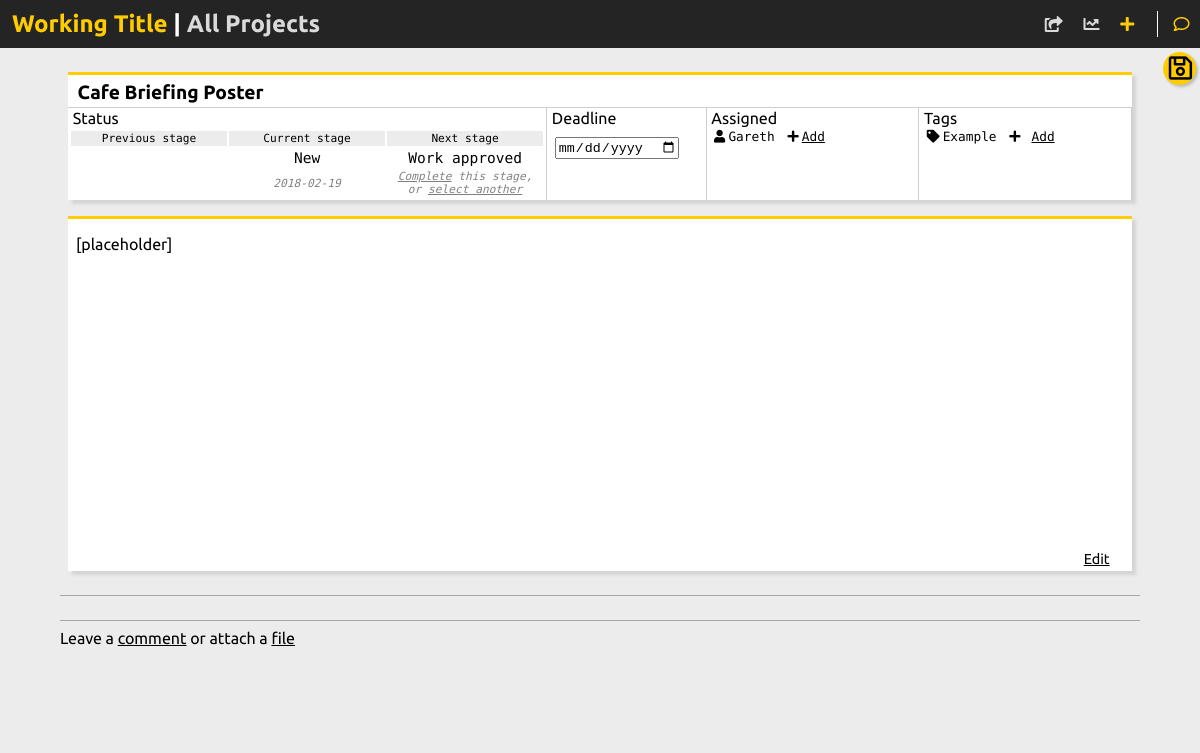
Page /project.php?id=3 on the committed database.
### tables this page shows
CREATE TABLE "projects" (
	`PROJECT_ID`	INTEGER PRIMARY KEY AUTOINCREMENT,
	`PROJECT_NAME`	TEXT,
	`PROJECT_BODY`	TEXT,
	`PROJECT_TYPE`	TEXT,
	`PROJECT_DUE`	TEXT
);

CREATE TABLE "status" (
	`PROJECT_ID`	INTEGER,
	`STATUS_TEXT`	INTEGER,
	`STATUS_DATE`	INTEGER
);

CREATE TABLE `assigned` (
	`PROJECT_ID`	INTEGER,
	`USER_USERNAME`	TEXT
);

CREATE TABLE `tags` (
	`PROJECT_ID`	INTEGER,
	`TAG_TEXT`	TEXT
);

### project.php (the view, shortened to what this page needs)
<html>
    <head>
        <?php include '/modules/head.php'; ?>
    </head>
    <body class="very-light">
        <?php
            include 'modules/database.php';
            $project_id = intval($_GET['id']);
            $project_array = $db->query('SELECT PROJECT_NAME, PROJECT_BODY, PROJECT_TYPE FROM projects WHERE PROJECT_ID=' . $project_id);
            $project_array = $project_array->fetchArray();
            $project_name = $project_array[0];
            $project_type = $project_array[2];
            $status_history = $db->query('SELECT STATUS_TEXT, STATUS_DATE FROM status WHERE PROJECT_ID=' . $project_id . ' ORDER BY STATUS_DATE ASC');
            $status_history_array = array();
            while ( $status = $status_history->fetchArray() ) {
                array_push($status_history_array, $status);
            }
            $status_filter = ($project_type=='PRINT')? 'STATUS" OR FLAG_TYPE="PRINT_STATUS' : 'STATUS';
            $query = 'SELECT FLAG_TEXT FROM flags WHERE FLAG_TYPE="' . $status_filter . '"';
            $available_status =  $db->query($query);
            $available_status_array = array();
            while ( $status = $available_status->fetchArray() ) {
                array_push($available_status_array, $status[0]);
            }
            $current_key = array_search($status_history_array[count($status_history_array)-1][0], $available_status_array);
            $next_status = $available_status_array[$current_key+1];
        ?>
        <?php include "modules/nav.php"; ?>
         <div class="search_menu">
            <div class="search">
                <button id="search_button" class="button accent" onclick="document.getElementById('update_project').submit()"><i class="far fa-save fa-2x" aria-hidden="true"></i></button>
            </div>
        </div>
        <div class="container">
            <div class="tile white" style="width: 100%">
                <div class="accent-border" style="width: 100%; height: 2em; border-bottom: 1px solid #cecece">
                    <h2 style="font-size: 1.2em; line-height: 0.2em; margin-left: 0.5em;">
                        <?php
                            echo $project_name;
                        ?>
                    </h2>
                </div>
                <form id="update_project" method="post" style="margin: 0;">
                    <table class="summary_table" >
                        <tr style="height: 1em;">
                            <td style="width: 45%;">&nbsp;Status</td>
                            <td style="width: 15%;">&nbsp;Deadline
                            </td>
                            <td style="width: 20%;">&nbsp;Assigned</td>
                            <td style="width: 20%;">&nbsp;Tags</td>
                        </tr>
                        <tr>
                            <td>
                                <table class="system" style="text-align: center; font-size: 0.7em; height: 100%; width: 100%;">
                                <tbody>
                                    <tr>
                                    <td class="very-light" style="border-right: 0; width: 33.3%;">Previous stage</td>
                                    <td class="very-light"  style="border-right: 0; width: 33.3%;">Current stage</td>
                                    <td class="very-light"  style="border-right: 0; width: 33.3%;">Next stage</td>
                                    </tr>
                                    <tr>
                                    <td style="border-right: 0; font-size: 1.3em;"><?php echo $status_history_array[count($status_history_array)-2][0]; ?></td>
                                    <td style="border-right: 0; font-size: 1.3em;"><?php echo $status_history_array[count($status_history_array)-1][0]; ?>
                                    </td>
                                    <td id="current-next-stage" style="border-right: 0; font-size: 1.3em;"><?php echo $next_status; ?></td>
                                    </tr>
                                    <tr>
                                    <td style="border-right: 0; font-style: italic; color: grey;"><?php echo $status_history_array[count($status_history_array)-2][1]; ?></td>
                                    <td style="border-right: 0; font-style: italic; color: grey;"><?php echo $status_history_array[count($status_history_array)-1][1]; ?></td>
                                    <td id="complete-select-text" style="border-right: 0; font-style: italic; color: grey;"><span onclick="document.getElementById('complete-next-stage').style.display='block'; document.getElementById('next_status').value='<?php echo $next_status;?>'; document.getElementById('current-next-stage').style.display='none'; document.getElementById('complete-select-text').style.display='none'; document.getElementById('save_alert').style.display='block';" class="add">Complete</span> this stage,<br> or <span onclick="document.getElementById('select-next-stage').style.display='block'; document.getElementById('current-next-stage').style.display='none'; document.getElementById('complete-select-text').style.display='none';" class="add">select another</span></td>
                                    </tr>
                                </tbody>
                                </table>
                            </td>
                            <td>
                                <input style="margin-left: 0.5em; margin-top: -2em;" type="date" name="project_due">
                            </td>
                            <td>
                                <div style="height: 100%; overflow-y: auto">
                                    <?php
                                        $assigned_array = $db->query('SELECT assigned.USER_USERNAME, users.USER_NAME FROM assigned INNER JOIN users ON assigned.USER_USERNAME=users.USER_USERNAME WHERE assigned.PROJECT_ID=' . $project_id);
                                        while ( $assigned = $assigned_array->fetchArray() ) {
                                                echo '<div class="icons system"><i class="fa fa-user" aria-hidden="true"></i><span>' . $assigned[1] . '</span></div>';
                                        }
                                    ?>
                                    <div id="add_user_link" class="icons system" onclick="document.getElementById('add_user').style.display='block';document.getElementById('add_user_link').style.display='none';"><i class="fas fa-plus"></i><span class="add">Add</span></div>
                                </div>
                            </td>
                            <td style="width: 20%;">
                                <div style="height: 100%; overflow-y: auto">
                                    <?php
                                        $all_tags = $db->query('SELECT TAG_TEXT FROM tags WHERE PROJECT_ID=' . $project_id);
                                        while ( $tag = $all_tags->fetchArray() ) {
                                            $tag_text = $tag[0];
                                            echo '<div class="icons system"><i class="fa fa-tag" aria-hidden="true"></i><span>' . $tag_text  . '</span></div>';
                                        }
                                    ?>
                                    <div id="add_tag_link" class="icons system" onclick="document.getElementById('add_tag').style.display='block';document.getElementById('add_tag_link').style.display='none';"><i class="fas fa-plus"></i> <span class="add">Add</span></div>
                                </div>
                            </td>
                        </tr>
                    </table>
                </div>
                <div class="tile white accent-border" style="height: 22em; width: 100%">
                    <div style="margin: 0 0.5em">
                        <div id="brief_html" style="width: 100%; height: 20em; border: none; overflow-y: auto; display: block">
                        </div>
                        <div class="confirm_cancel_buttons">
                            <span style="float: right; margin-right: 1em; cursor: pointer;" id="edit_link" onclick="
                                document.getElementById('brief_markdown').style.display = 'block';
                                document.getElementById('brief_html').style.display = 'none';
                                document.getElementById('edit_link').style.display = 'none';
                                document.getElementById('preview_link').style.display = 'block'"
                                >Edit</span>
                        </div>
                    </div>
                </div>
            <?php include '/modules/comments.php'; ?>
        </div>
    </body>
</html>

### styles/main.css (style rules this page uses)
body { margin: 0; padding: 0; font-family: 'Ubuntu', sans-serif; }
.white { background-color: #FFF; }
.very-light { background-color: #ECECEC; }
.accent { background-color: #FFCC00; }
.accent-border { border-top: solid 3px #FFCC00; }
.system { font-family: 'Source Code Pro', monospace; }
.container { margin: 0 auto; padding-top: 4em; width: 90%; display: flex; flex-wrap: wrap; align-items: flex-start; }
.tile { width: 20em; min-height: 7.5em; margin: 0.5em; box-shadow: 4px 4px 3px #D4D4D4; }
.search_menu { position: fixed; top: 3em; right: 0.25em; }
.search { margin: 0.25em 0; }
.search_menu button { border-radius: 2em; height: 2.5em; width: 2.5em; border: 0; box-shadow: 2px 2px 3px #BABABA; }
.summary_table { height: 5em; width: 100%; border-collapse: collapse; }
.summary_table tr, .summary_table td { border-right: 1px solid #cecece; }
.summary_table td { overflow-y: auto; }
.summary_table .icons { float: left; margin: 0 0.5em; font-size: 0.8em; }
.summary_table .icons span { margin-left: 0.25em; }
.add { text-decoration: underline; }
.confirm_cancel_buttons { margin: 0.75em 0; }
.confirm_cancel_buttons span { text-decoration: underline; font-size: 0.9em; }

### rows in the picture
projects: PROJECT_NAME "Cafe Briefing Poster"
status: STATUS_TEXT "New", STATUS_TEXT "Work approved", STATUS_DATE "2018-02-19"
assigned: assigned "Gareth"
tags: TAG_TEXT "Example"
